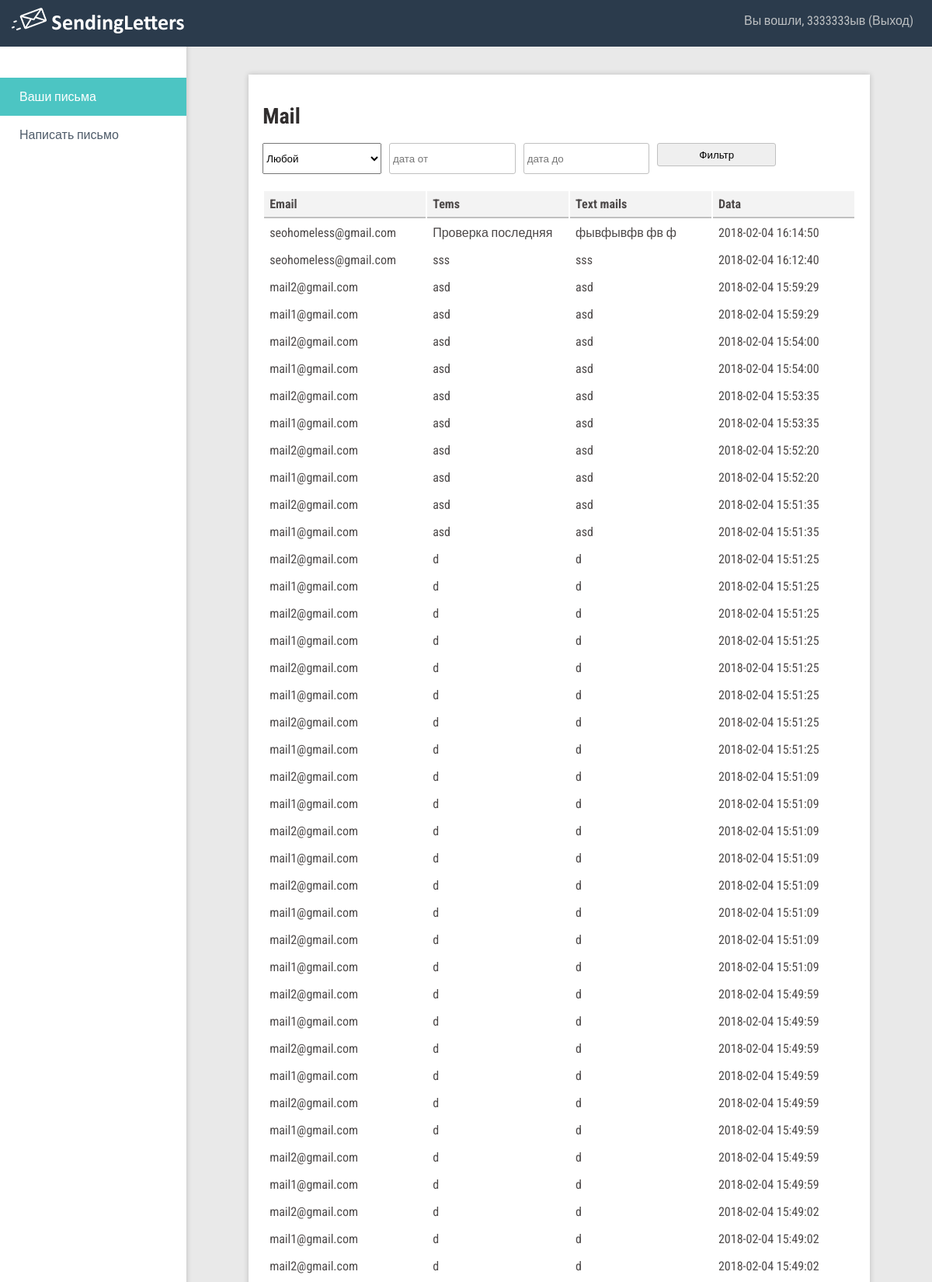
Screenshot of / (signed in, upper part) with the database file from the repository.
### tables this page shows
CREATE TABLE `mail` (
  `id` int(11) NOT NULL,
  `sender_id` int(11) NOT NULL,
  `them` varchar(255) NOT NULL,
  `body` text NOT NULL,
  `mailto` varchar(100) NOT NULL,
  `date_send` datetime NOT NULL
);

### dbcontroller.php (called while the page is built, shortened)
<?php
class DBController {
	private $host = "localhost";
	private $user = "root";
	private $password = "";
	private $database = "mails";
	private $conn;
	function __construct() {
		$this->conn = $this->connectDB();
	}
	function connectDB() {
		$conn = mysqli_connect($this->host,$this->user,$this->password,$this->database);
		return $conn;
	}
	function runQuery($query) {
		$result = mysqli_query($this->conn,$query);
		while($row=mysqli_fetch_assoc($result)) {
			$resultset[] = $row;
		}
		if(!empty($resultset))
			return $resultset;
	}
}
?>

### index.php (the view, shortened to what this page needs)
<?php
	require_once("dbcontroller.php");
	$db_handle = new DBController();
	$user_id = $db_handle->runQuery("SELECT * FROM users WHERE login='$_SESSION[login]'");
	$idus = $user_id[0][id];
?>
<!DOCTYPE html>
<html>
  <head>
  <link rel="stylesheet" href="/css/style.css">
</head>
<body>
	<header>
	<div class="logo"><img src="/images/logo.png"></div>
	<div class="login"><div>
	<?php
	if(!empty($_SESSION["login"])){
		echo "Вы вошли, $_SESSION[login] (<a href='/logout.php' id='logout'>Выход</a>)";
	} else {
		echo "<a href='/login.php'>Вход</a> | <a href='/register.php'>Регистрация</a>";
	}
	?></div></div>
	</header>
	<div id="wrapper">
	<div id="left">
	<ul id="menu">
		<li class="active"><a href="/index.php">Ваши письма</a></li>
		<li><a href="/send.php">Написать письмо</a></li>
	</ul>
	</div>
	<div id="main">
		<div id="mails"><h1>Mail</h1>
		<form method="POST" id="filter">
			<select name="searchmail">
			<option value='all'>Любой</option>
			<?php
				$email = $db_handle->runQuery("SELECT * FROM mail");
			?>
			</select>
			<input type="text" name="dateat" placeholder="дата от">
			<input type="text" name="dateto" placeholder="дата до">
			<input type="submit" value="Фильтр">
		</form>
		<table>
		<tr>
			<th class="mail">Email</th>
			<th class="tems">Tems</th>
			<th class="text">Text mails</th>
			<th class="text">Data</th>
		</tr>
		<?php
			if(isset($_POST[searchmail])) {
				$mail = $_POST[searchmail];
				$date1 = $_POST[dateat];
				$date2 = $_POST[dateto];
				$mail = $db_handle->runQuery("SELECT * FROM mail WHERE mailto='$mail' AND date_send BETWEEN '$date1' AND '$date2'");
			foreach($mail as $value) {
				echo "<tr>";
				echo "<td>$value[mailto]</td>";
				echo "<td>$value[them]</td>";
				echo "<td>$value[body]</td>";
				echo "<td>$value[date_send]</td>";
				echo "</tr>";
			}
			} else {
			$mail = $db_handle->runQuery("SELECT * FROM mail WHERE sender_id = '$idus' ORDER BY id DESC");
			foreach($mail as $value) {
				echo "<tr>";
				echo "<td>$value[mailto]</td>";
				echo "<td>$value[them]</td>";
				echo "<td>$value[body]</td>";
				echo "<td>$value[date_send]</td>";
				echo "</tr>";
			}
			}
			?>
		</table>
		</div>
	</div>
	</div>
</body>
</html>

### css/style.css (style rules this page uses)
body, html { background: #e9e9e9 none repeat scroll 0 0; font-family: 'Roboto Condensed', sans-serif; padding: 0px; margin: 0px; font-size: 16px; color: #4d4949; height: 100%; }
#filter input { width: 20%; float: left; margin-right: 10px; }
#filter select { width: 20%; float: left; margin-right: 10px; height: 40px; }
#wrapper { height: 100%; width: 100%; }
li { list-style: outside none none; margin: 0; padding: 15px 25px 15px 25px; }
a { color: #4f5c6a; text-decoration: none; }
input { min-height: 30px; margin-bottom: 20px; width: 100%; border: 1px solid silver; border-radius: 3px; padding: 4px; }
ul { margin-top: 60px; margin: 0px; padding: 0px; }
.active { background: #4cc5c3; }
.active a { color: white; }
h1, h2 { color: #312e2e; font-size: 28px; }
.logo { float: left; width: 30%; }
.logo img { position: relative; left: 15px; top: 10px; }
.login div { padding-top: 17px; }
.login { float: left; width: 68%; text-align: right; padding-right: 2%; }
#left { width: 20%; float: left; height: 100%; background: white; box-shadow: 0 0 7px rgba(0,0,0,0.2); position: fixed; z-index: 1; }
#main { width: 74%; float: right; padding: 3%; }
#mails { margin-top: 60px !important; margin: 0 auto; width: 86%; padding: 2%; background: white; box-shadow: 0 0 7px rgba(0,0,0,0.2); }
header { background-color: #2b3b4c; color: #bec1c3; height: 60px; position: fixed; width: 100%; z-index: 2; }
#menu { margin-top: 100px; }
header a { color: #bec1c3; }
#mails th { text-align: left; padding: 7px; background: #f3f3f3; border-bottom: 2px solid silver; }
#mails td { padding: 7px; }
#mails td { width: 20%; }
#mails th { width: 20%; }
#mails table { width: 100%; }

### rows the page displays
mail: mailto "seohomeless@gmail.com", them "Проверка последняя", body "фывфывфв фв ф", date_send "2018-02-04 16:14:50"
mail: mailto "seohomeless@gmail.com", them "sss", body "sss", date_send "2018-02-04 16:12:40"
mail: mailto "mail2@gmail.com", them "asd", body "asd", date_send "2018-02-04 15:59:29"
mail: mailto "mail1@gmail.com", them "asd", body "asd", date_send "2018-02-04 15:59:29"
mail: mailto "mail2@gmail.com", them "asd", body "asd", date_send "2018-02-04 15:54:00"
mail: mailto "mail1@gmail.com", them "asd", body "asd", date_send "2018-02-04 15:54:00"
mail: mailto "mail2@gmail.com", them "asd", body "asd", date_send "2018-02-04 15:53:35"
mail: mailto "mail1@gmail.com", them "asd", body "asd", date_send "2018-02-04 15:53:35"
mail: mailto "mail2@gmail.com", them "asd", body "asd", date_send "2018-02-04 15:52:20"
mail: mailto "mail1@gmail.com", them "asd", body "asd", date_send "2018-02-04 15:52:20"
mail: mailto "mail2@gmail.com", them "asd", body "asd", date_send "2018-02-04 15:51:35"
mail: mailto "mail1@gmail.com", them "asd", body "asd", date_send "2018-02-04 15:51:35"
mail: mailto "mail2@gmail.com", them "d", body "d", date_send "2018-02-04 15:51:25"
mail: mailto "mail1@gmail.com", them "d", body "d", date_send "2018-02-04 15:51:25"
mail: mailto "mail2@gmail.com", them "d", body "d", date_send "2018-02-04 15:51:25"
mail: mailto "mail1@gmail.com", them "d", body "d", date_send "2018-02-04 15:51:25"
mail: mailto "mail2@gmail.com", them "d", body "d", date_send "2018-02-04 15:51:25"
mail: mailto "mail1@gmail.com", them "d", body "d", date_send "2018-02-04 15:51:25"
mail: mailto "mail2@gmail.com", them "d", body "d", date_send "2018-02-04 15:51:25"
mail: mailto "mail1@gmail.com", them "d", body "d", date_send "2018-02-04 15:51:25"
mail: mailto "mail2@gmail.com", them "d", body "d", date_send "2018-02-04 15:51:09"
mail: mailto "mail1@gmail.com", them "d", body "d", date_send "2018-02-04 15:51:09"
mail: mailto "mail2@gmail.com", them "d", body "d", date_send "2018-02-04 15:51:09"
mail: mailto "mail1@gmail.com", them "d", body "d", date_send "2018-02-04 15:51:09"
mail: mailto "mail2@gmail.com", them "d", body "d", date_send "2018-02-04 15:51:09"
mail: mailto "mail1@gmail.com", them "d", body "d", date_send "2018-02-04 15:51:09"
mail: mailto "mail2@gmail.com", them "d", body "d", date_send "2018-02-04 15:51:09"
mail: mailto "mail1@gmail.com", them "d", body "d", date_send "2018-02-04 15:51:09"
mail: mailto "mail2@gmail.com", them "d", body "d", date_send "2018-02-04 15:49:59"
mail: mailto "mail1@gmail.com", them "d", body "d", date_send "2018-02-04 15:49:59"
mail: mailto "mail2@gmail.com", them "d", body "d", date_send "2018-02-04 15:49:59"
mail: mailto "mail1@gmail.com", them "d", body "d", date_send "2018-02-04 15:49:59"
mail: mailto "mail2@gmail.com", them "d", body "d", date_send "2018-02-04 15:49:59"
mail: mailto "mail1@gmail.com", them "d", body "d", date_send "2018-02-04 15:49:59"
mail: mailto "mail2@gmail.com", them "d", body "d", date_send "2018-02-04 15:49:59"
mail: mailto "mail1@gmail.com", them "d", body "d", date_send "2018-02-04 15:49:59"
mail: mailto "mail2@gmail.com", them "d", body "d", date_send "2018-02-04 15:49:02"
mail: mailto "mail1@gmail.com", them "d", body "d", date_send "2018-02-04 15:49:02"
mail: mailto "mail2@gmail.com", them "d", body "d", date_send "2018-02-04 15:49:02"

### other values shown
$_SESSION[login] "3333333ыв"
